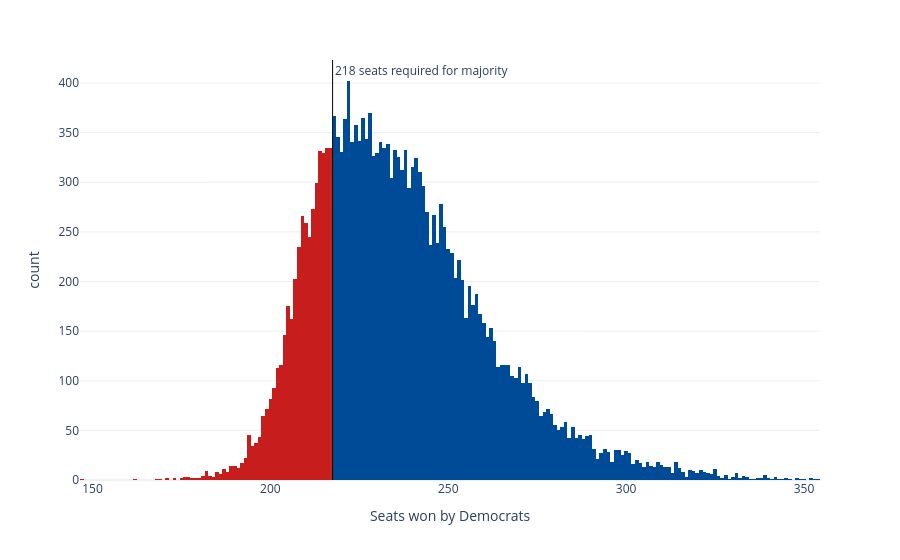

Here is the notebook cell this chart was saved with:
### Code cell
sims_hist = px.histogram(seat_sims, x='seats', nbins=np.unique(seat_sims['seats']).shape[0]*2, color='winner',
                         color_discrete_map={'Democrats': '#004b97', 'Republicans': '#c71e1d'},
                         labels={'seats':'Seats won by Democrats', 'winner': 'Winner'}, template='plotly_white')
sims_hist.update_traces(showlegend=False)
sims_hist.add_vline(x=217.5, line_width=1, line_color='black', annotation_text='218 seats required for majority', 
                    annotation_position='top right')
sims_hist

### Figure 1 — Plotly figure (JSON) as saved in the notebook; plotly's stock layout.template omitted (floating-point values rounded to 4 significant figures; data arrays with more than 128 entries replaced by an {"elided": "..."} marker saying what was removed)
{"data": [{"bingroup": "x", "hovertemplate": "Winner=Republicans<br>Seats won by Democrats=%{x}<br>count=%{y}<extra></extra>", "legendgroup": "Republicans", "marker": {"color": "#c71e1d", "pattern": {"shape": ""}}, "name": "Republicans", "nbinsx": 368, "orientation": "v", "showlegend": false, "type": "histogram", "x": {"elided": "4444 int values"}, "xaxis": "x", "yaxis": "y"}, {"bingroup": "x", "hovertemplate": "Winner=Democrats<br>Seats won by Democrats=%{x}<br>count=%{y}<extra></extra>", "legendgroup": "Democrats", "marker": {"color": "#004b97", "pattern": {"shape": ""}}, "name": "Democrats", "nbinsx": 368, "orientation": "v", "showlegend": false, "type": "histogram", "x": {"elided": "15556 int values"}, "xaxis": "x", "yaxis": "y"}], "layout": {"annotations": [{"showarrow": false, "text": "218 seats required for majority", "x": 217.5, "xanchor": "left", "xref": "x", "y": 1, "yanchor": "top", "yref": "y domain"}], "barmode": "relative", "legend": {"title": {"text": "Winner"}, "tracegroupgap": 0}, "margin": {"t": 60}, "shapes": [{"line": {"color": "black", "width": 1}, "type": "line", "x0": 217.5, "x1": 217.5, "xref": "x", "y0": 0, "y1": 1, "yref": "y domain"}], "xaxis": {"anchor": "y", "domain": [0, 1], "title": {"text": "Seats won by Democrats"}}, "yaxis": {"anchor": "x", "domain": [0, 1], "title": {"text": "count"}}}}
